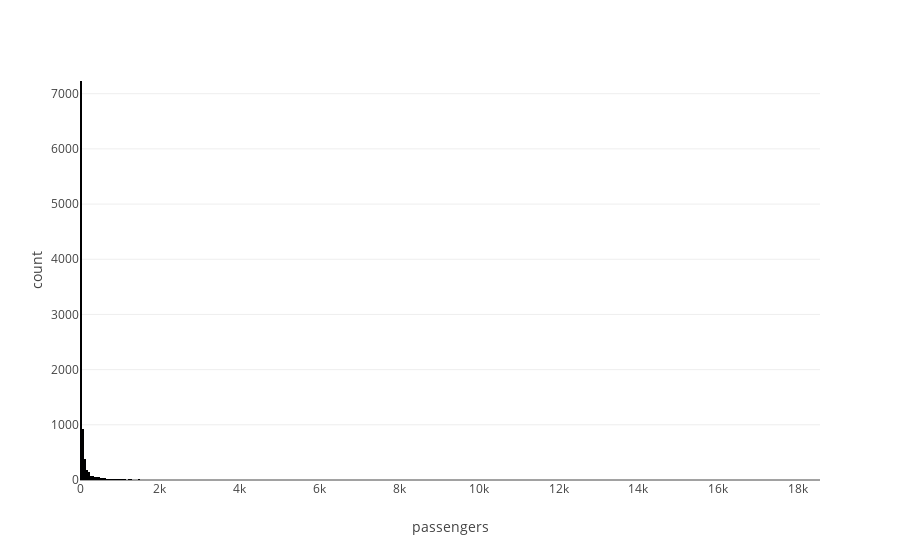

Notebook code for this chart:
### Markdown cell above
### Top Routes Evaluated by Passenger Volume

### Code cell
pax_vol = df.groupby('city-pair').agg({'passengers':'mean'}).sort_values(by='passengers', ascending=False)

display(pax_vol)

fig = px.histogram(pax_vol, x='passengers')
fig.show()

### Figure 1 — Plotly figure (JSON) as saved in the notebook; plotly's stock layout.template omitted (floating-point values rounded to 4 significant figures; data arrays with more than 128 entries replaced by an {"elided": "..."} marker saying what was removed)
{"data": [{"alignmentgroup": "True", "bingroup": "x", "hovertemplate": "passengers=%{x}<br>count=%{y}<extra></extra>", "legendgroup": "", "marker": {"color": "#000001", "pattern": {"shape": ""}}, "name": "", "offsetgroup": "", "orientation": "v", "showlegend": false, "type": "histogram", "x": {"elided": "9573 float values"}, "xaxis": "x", "yaxis": "y"}], "layout": {"barmode": "relative", "legend": {"tracegroupgap": 0}, "margin": {"t": 60}, "xaxis": {"anchor": "y", "domain": [0, 1], "title": {"text": "passengers"}}, "yaxis": {"anchor": "x", "domain": [0, 1], "title": {"text": "count"}}}}
